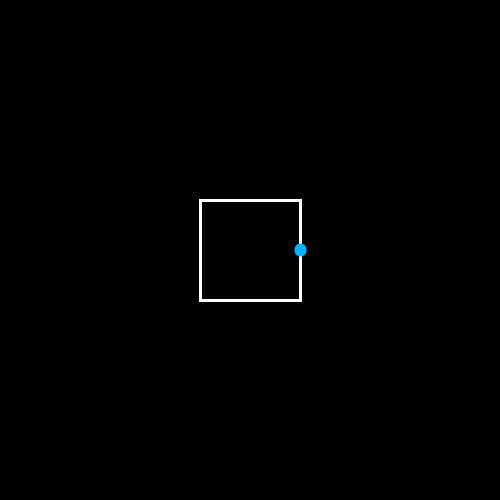
Frame 1 (no input)
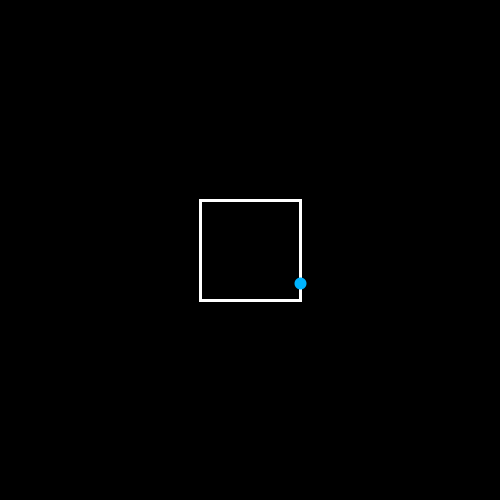
Frame 60 (the mouse pressed at the canvas centre just before this capture)
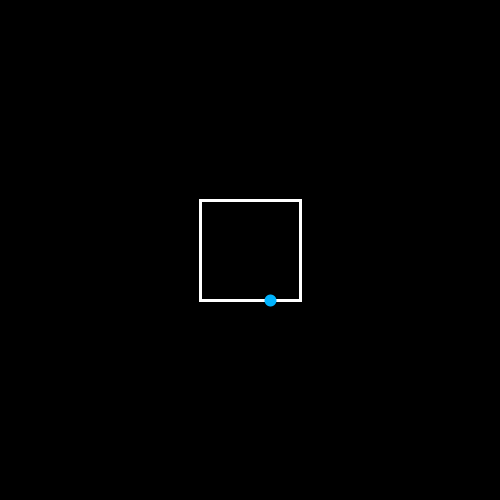
Frame 120 (the mouse held since frame 60 and released just before this capture)

The Processing sketch that drew these frames (run headless with seeded random() and noise(); from frame 60 on, the mouse is pressed at the canvas centre):

// Processing sketch: ThetaSquare
// ── ThetaSquare.pde
float x = 0, y = 0;
float theta = 0;
float td = 0; // theta in degrees
float r = 50;

void setup() {
  size(500, 500);

  stroke(255);
  strokeWeight(3);
  noFill();
}

void draw() {
  background(0);

  stroke(255);
  strokeWeight(3);
  rect(width/2-r, height/2-r, r*2, r*2);

  if (td > 45 && td < 135) { // on top
    float theta2 = theta-PI/4;
    x = width/2+r-((r*sqrt(2)*sin(theta2))/sin((3*PI/4)-theta2));
    y = height/2+r;
  } else if (td >= 135 && td < 225) {
    float theta2 = theta-(3*PI/4);
    x = width/2-r;
    y = height/2+r-((r*sqrt(2)*sin(theta2))/sin((3*PI/4)-theta2));
  } else if (td >= 225 && td < 315) {
    float theta2 = theta-(5*PI/4);
    x = height/2-r+((r*sqrt(2)*sin(theta2))/sin((3*PI/4)-theta2));
    y = width/2-r;
  } else {
    float theta2 = theta-(7*PI/4);
    x = width/2+r;
    y = height/2-r+((r*sqrt(2)*sin(theta2))/sin((3*PI/4)-theta2));
  }
  
  stroke(0, 180, 255);
  strokeWeight(12);
  point(x, y);
  
  theta+=0.01;
  td = degrees(theta);
  if (theta > TWO_PI) {
    theta-=TWO_PI;
  }
}
